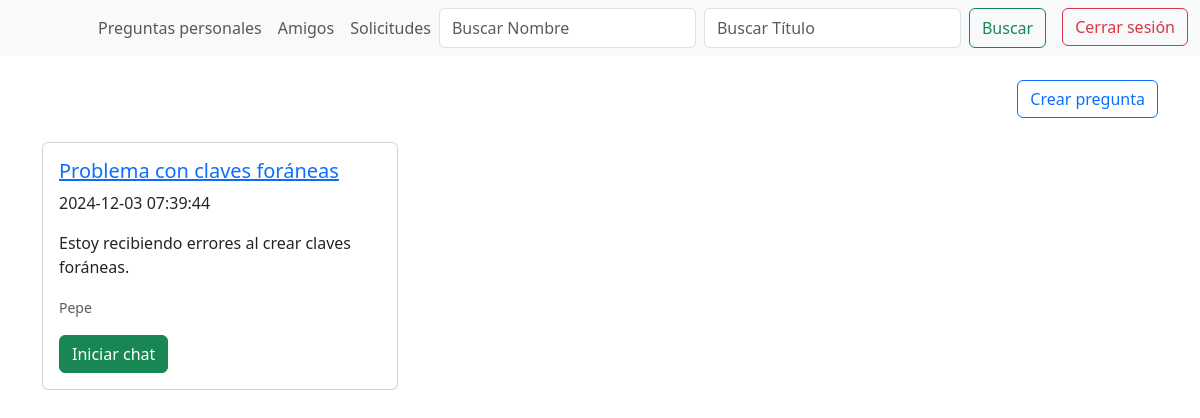
Page /pagina_principal.php (signed in) on the committed database.
### tables this page shows
CREATE TABLE IF NOT EXISTS `pregunta` (
  `id_pregunta` int NOT NULL AUTO_INCREMENT,
  `titulo` varchar(255) NOT NULL,
  `descripcion` text,
  `id_usuario` int DEFAULT NULL,
  `fecha_pregunta` datetime DEFAULT CURRENT_TIMESTAMP,
  PRIMARY KEY (`id_pregunta`),
  KEY `id_usuario2_fk_idx` (`id_usuario`)
);

CREATE TABLE IF NOT EXISTS `usuario` (
  `id_usuario` int NOT NULL AUTO_INCREMENT,
  `username` varchar(255) NOT NULL,
  `nombre` varchar(255) DEFAULT NULL,
  `apellidos` varchar(255) DEFAULT NULL,
  `correo` varchar(255) NOT NULL,
  `contraseña` varchar(255) NOT NULL,
  `id_rol` int DEFAULT NULL,
  PRIMARY KEY (`id_usuario`),
  KEY `id_rol_fk_idx` (`id_rol`)
);

### pagina_principal.php (the view, shortened to what this page needs)
<?php
    include_once("./conexion.php");
    if (!isset($_SESSION['loggedin']) && !isset($_SESSION['id_usuario'])) {
        header('Location: ' . './login/login.php');
        exit();
    } else {
        $mi_usuario = htmlspecialchars($_SESSION['id_usuario']);
        $buscar_nombre = isset($_GET['buscarNombre']) ? htmlspecialchars($_GET['buscarNombre']) : '';
        $buscar_titulo = isset($_GET['buscarTitulo']) ? htmlspecialchars($_GET['buscarTitulo']) : '';
        $paginas = isset($_GET['pagina']) ? htmlspecialchars($_GET['pagina']) : 'default';
        $parametros = [];
        switch ($paginas) {
            default:
                $sqlPreguntas = "SELECT pregunta.id_pregunta, pregunta.titulo, pregunta.descripcion, pregunta.id_usuario, pregunta.fecha_pregunta,
                usuario.id_usuario, usuario.username, usuario.nombre,
                amigo.emisor AS amigo1, amigo.receptor AS amigo2, amigo.estado
                FROM pregunta
                INNER JOIN usuario ON usuario.id_usuario = pregunta.id_usuario
                LEFT JOIN amigo ON (amigo.emisor = usuario.id_usuario OR amigo.receptor = usuario.id_usuario) AND (amigo.emisor = :id_usuario OR amigo.receptor = :id_usuario)
                WHERE pregunta.id_usuario != :id_usuario";
                $parametros[':id_usuario'] = $mi_usuario;
                break;
        }
        $stmtPreguntas = $conn->prepare($sqlPreguntas);
        if ($parametros) {
            foreach ($parametros as $identificador => $valor) {
                $stmtPreguntas->bindParam($identificador, $valor);
            }
        }
        $stmtPreguntas->execute();
        $resultado = $stmtPreguntas->fetchAll(PDO::FETCH_ASSOC);
    }
?>
<!DOCTYPE html>
<html lang="es">
<head>
    <link rel="stylesheet" href="principal.css">
    <link href="https://cdn.jsdelivr.net/npm/bootstrap@5.3.0-alpha1/dist/css/bootstrap.min.css" rel="stylesheet">
</head>
<body>
    <nav class="navbar navbar-expand-lg navbar-light bg-light">
    <div class="container-fluid">
        <div class="collapse navbar-collapse" id="navbarNav">
            <ul class="navbar-nav ms-auto">
                <?php if ($paginas != 'preguntas_personales') : ?>
                    <a href="?pagina=preguntas_personales" class="nav-link">Preguntas personales</a>
                <?php else : ?>
                    <a href="?pagina=default" class="nav-link">Todas las preguntas</a>
                <?php endif; ?>
                <a href="./solicitudes_chat_y_amigos/amigos.php" class="nav-link">Amigos</a>
                <a href="./solicitudes_chat_y_amigos/solicitudes.php" class="nav-link">Solicitudes</a>
                <form class="d-flex" method="GET">
                    <input class="form-control me-2" type="search" name="buscarNombre" placeholder="Buscar Nombre" value="<?= $buscar_nombre ?>">
                    <input class="form-control me-2" type="search" name="buscarTitulo" placeholder="Buscar Título" value="<?= $buscar_titulo ?>">
                    <button class="btn btn-outline-success" type="submit">Buscar</button>
                </form>
                <form method="POST" action="login/logout.php" class="ms-3">
                    <button type="submit" class="btn btn-outline-danger">Cerrar sesión</button>
                </form>
            </ul>
        </div>
    </div>
</nav>
    <div class="container mt-4 text-end">
        <a href="crear_pregunta.php" class="btn btn-outline-primary">Crear pregunta</a>
    </div>
    <div class="container mt-4">
        <div class="row">
            <?php foreach ($resultado as $row) : ?>
                <div class="col-md-4 mb-3">
                    <div class="card">
                        <div class="card-body">
                            <a href="./respuestas.php?pregunta=<?php echo urlencode($row['id_pregunta']); ?>">
                                <h5 class="card-title"><?= htmlspecialchars($row['titulo']); ?></h5>
                            </a>
                            <p><?= htmlspecialchars($row['fecha_pregunta']); ?></p>
                            <p class="card-text"><?= htmlspecialchars($row['descripcion']); ?></p>
                            <p class="card-text">
                                <small class="text-muted"><?= htmlspecialchars($row['nombre']); ?></small>
                            </p>
                            <?php if ($paginas != 'preguntas_personales') : ?>
                            <form method="POST">
                                <?php if ($row['estado'] == 'solicitado' && $row['amigo1'] == $mi_usuario ) : ?>
                                    <button type="submit" name="Cancelar" class="btn btn-danger">Cancelar solicitud</button>
                                <?php elseif ($row['estado'] == 'solicitado' && $row['amigo2'] == $mi_usuario) : ?>
                                    <button type="submit" name="Solicitudes" class="btn btn-danger">Te ha solicitado</button>
                                <?php elseif ($row['estado'] == 'amigo') : ?>
                                    <button type="submit" name="Chat" class="btn btn-success">Iniciar chat</button>
                                <?php else : ?>
                                    <button type="submit" name="Solicitar" class="btn btn-primary">Solicitar amistad</button>
                                <?php endif; ?>
                            </form>
                            <?php endif; ?>
                        </div>
                    </div>
                </div>
            <?php endforeach; ?>
        </div>
    </div>
</body>
</html>

### rows in the picture
pregunta: titulo "Problema con claves foráneas", fecha_pregunta "2024-12-03 07:39:44", descripcion "Estoy recibiendo errores al crear claves foráneas.", id_usuario.nombre "Pepe"
